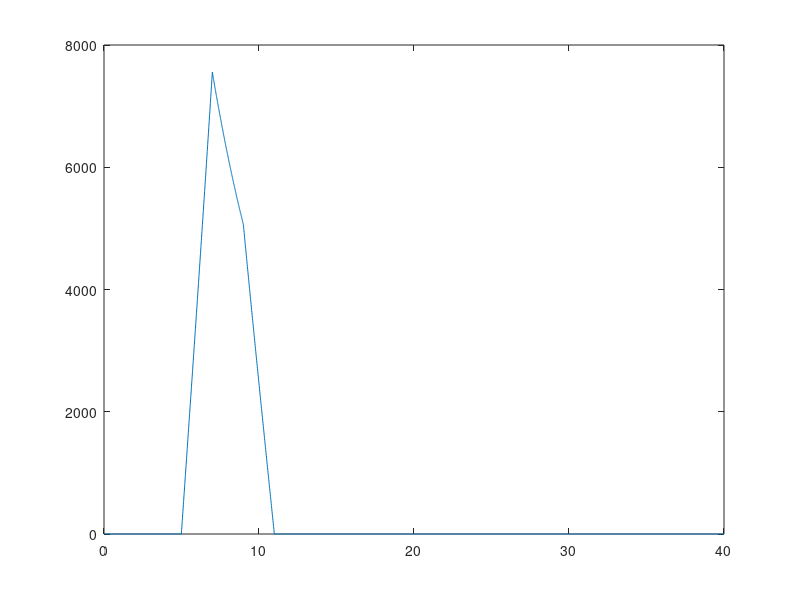

Write the MATLAB code that produced this figure.
%q4
t=0:0.01:20;
xt=10.*exp(-0.2.*t).*(((t-5)>=0)-((t-9)>=0)); %gate junction is from (7-(4/2)) to (7+(4/2))
ht=10.*exp(0.2.*t).*(((t)>=0)-((t-2)>=0));%gate junction is from (1-(2/2)) to (1+(2/2))
y=conv(xt,ht);%convolution using conv
plot(0:0.01:40,y);%to plot the convolution of xt and ht